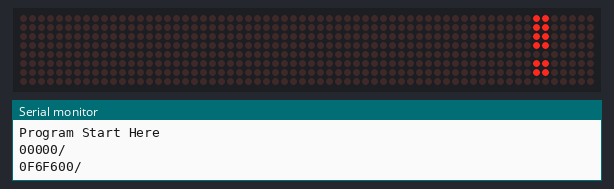
This sketch was run on a simulated Arduino Uno, built with avr-gcc and run on an emulated ATmega328P. On the bench: 64×8 LED matrix, the last lines printed to the serial monitor.

Above: at 1.1 s.
At 5.3 s:
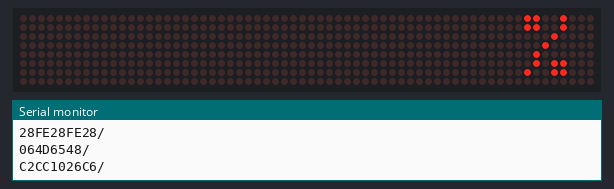
At 10.5 s:
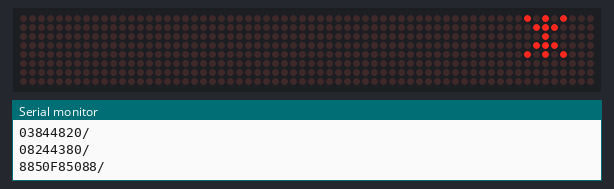
At 19.8 s:
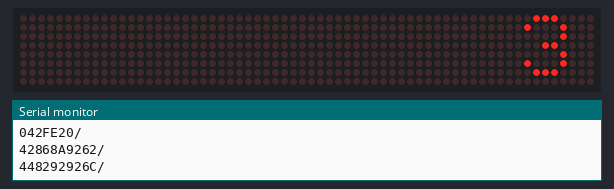
At 29.1 s:
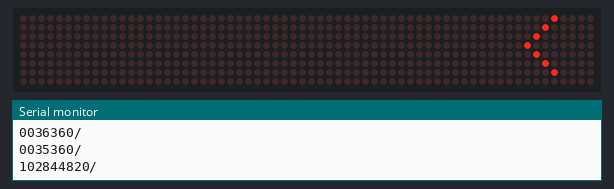
At 38.5 s:
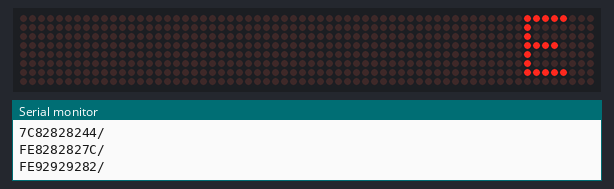

The sketch:

mx7219_led02AAA.ino
```cpp
#include <LedControl.h>
/*
 Now we need a LedControl to work with.
 ***** These pin numbers will probably not work with your hardware *****
 pin 12 is connected to the DataIn
 pin 11 is connected to the CLK
 pin 10 is connected to LOAD
 We have only a single MAX72XX.
 */
 #define DinPin 4
 #define CsPin 5
 #define ClkPin 6
 #define chips 8
 #define chipno 0
LedControl lc=LedControl(DinPin,ClkPin,CsPin,chips);

/* we always wait a bit between updates of the display */
unsigned long delaytime=2000;

byte alphabets[][5] = {
   {0x00,0x00,0x00,0x00,0x00},  /*space*/ // is 32 in ASCII
   {0x00,0xF6,0xF6,0x00,0x00},  /*!*/
   {0x00,0xE0,0x00,0xE0,0x00},  /*"*/
   {0x28,0xFE,0x28,0xFE,0x28},  /*#*/
   {0x00,0x64,0xD6,0x54,0x08},  /*$*/
   {0xC2,0xCC,0x10,0x26,0xC6},  /*%*/
   {0x4C,0xB2,0x92,0x6C,0x0A},  /*&*/
   {0x00,0x00,0xE0,0x00,0x00},  /*'*/
   {0x00,0x38,0x44,0x82,0x00},  /*(*/
   {0x00,0x82,0x44,0x38,0x00},  /*)*/
   {0x88,0x50,0xF8,0x50,0x88},  /***/
   {0x08,0x08,0x3E,0x08,0x08},  /*+*/
   {0x00,0x00,0x05,0x06,0x00},  /*,*/
   {0x08,0x08,0x08,0x08,0x08},  /*-*/
   {0x00,0x00,0x06,0x06,0x00},  /*.*/
   {0x02,0x0C,0x10,0x60,0x80},  /*/*/
   {0x7C,0x8A,0x92,0xA2,0x7C},  /*0*/
   {0x00,0x42,0xFE,0x02,0x00},  /*1*/
   {0x42,0x86,0x8A,0x92,0x62},  /*2*/
   {0x44,0x82,0x92,0x92,0x6C},  /*3*/
   {0x10,0x30,0x50,0xFE,0x10},  /*4*/
   {0xE4,0xA2,0xA2,0xA2,0x9C},  /*5*/
   {0x3C,0x52,0x92,0x92,0x0C},  /*6*/
   {0x80,0x86,0x98,0xE0,0x80},  /*7*/
   {0x6C,0x92,0x92,0x92,0x6C},  /*8*/
   {0x60,0x92,0x92,0x94,0x78},  /*9*/
   {0x00,0x00,0x36,0x36,0x00},  /*:*/
   {0x00,0x00,0x35,0x36,0x00},  /*;*/
   {0x10,0x28,0x44,0x82,0x00},  /*<*/
   {0x28,0x28,0x28,0x28,0x28},  /*=*/
   {0x00,0x82,0x44,0x28,0x10},  /*>*/
   {0x40,0x80,0x8A,0x90,0x60},  /*?*/
   {0x7C,0x82,0xBA,0xBA,0x62},  /*@*/
   {0x3E,0x48,0x88,0x48,0x3E},  /*A*/
   {0xFE,0x92,0x92,0x92,0x6C},  /*B*/
   {0x7C,0x82,0x82,0x82,0x44},  /*C*/
   {0xFE,0x82,0x82,0x82,0x7C},  /*D*/
   {0xFE,0x92,0x92,0x92,0x82},  /*E*/
   {0xFE,0x90,0x90,0x90,0x80},  /*F*/
   {0x7C,0x82,0x82,0x8A,0x4E},  /*G*/
   {0xFE,0x10,0x10,0x10,0xFE},  /*H*/
   {0x82,0x82,0xFE,0x82,0x82},  /*I*/
   {0x84,0x82,0xFC,0x80,0x80},  /*J*/
   {0xFE,0x10,0x28,0x44,0x82},  /*K*/
   {0xFE,0x02,0x02,0x02,0x02},  /*L*/
   {0xFE,0x40,0x20,0x40,0xFE},  /*M*/
   {0xFE,0x60,0x10,0x0C,0xFE},  /*N*/
   {0x7C,0x82,0x82,0x82,0x7C},  /*O*/
   {0xFE,0x90,0x90,0x90,0x60},  /*P*/
   {0x7C,0x82,0x82,0x86,0x7E},  /*Q*/
   {0xFE,0x90,0x98,0x94,0x62},  /*R*/
   {0x64,0x92,0x92,0x92,0x4C},  /*S*/
   {0x80,0x80,0xFE,0x80,0x80},  /*T*/
   {0xFC,0x02,0x02,0x02,0xFC},  /*U*/
   {0xF8,0x04,0x02,0x04,0xF8},  /*V*/
   {0xFC,0x02,0x0C,0x02,0xFC},  /*W*/
   {0xC6,0x28,0x10,0x28,0xC6},  /*X*/
   {0xC0,0x20,0x1E,0x20,0xC0},  /*Y*/
   {0x86,0x8A,0x92,0xA2,0xC2},  /*Z*/
   {0x00,0x00,0xFE,0x82,0x00},  /*[*/
   {0x00,0x00,0x00,0x00,0x00},  /*this should be / */
   {0x80,0x60,0x10,0x0C,0x02},  /*]*/
   {0x20,0x40,0x80,0x40,0x20},  /*^*/
   {0x02,0x02,0x02,0x02,0x02},  /*_*/ // use for 7 dot high display
   {0x80,0x40,0x20,0x00,0x00},  /*`*/
   {0x04,0x2A,0x2A,0x2A,0x1E},  /*a*/
   {0xFE,0x12,0x22,0x22,0x1C},  /*b*/
   {0x1C,0x22,0x22,0x22,0x14},  /*c*/
   {0x1C,0x22,0x22,0x12,0xFE},  /*d*/
   {0x1C,0x2A,0x2A,0x2A,0x18},  /*e*/
   {0x10,0x7E,0x90,0x80,0x40},  /*f*/
   {0x18,0x25,0x25,0x25,0x1E},  /*g*/
   {0xFE,0x10,0x10,0x10,0x0E},  /*h*/
   {0x00,0x12,0x5E,0x02,0x00},  /*i*/
   {0x02,0x01,0x01,0x11,0x5E},  /*j*/
   {0xFE,0x08,0x08,0x14,0x22},  /*k*/
   {0x00,0x82,0xFE,0x02,0x00},  /*l*/
   {0x3E,0x20,0x1C,0x20,0x1E},  /*m*/
   {0x3E,0x20,0x20,0x20,0x1E},  /*n*/
   {0x1C,0x22,0x22,0x22,0x1C},  /*o*/
   {0x3F,0x24,0x24,0x24,0x18},  /*p*/
   {0x18,0x24,0x24,0x3F,0x01},  /*q*/
   {0x3E,0x10,0x20,0x20,0x10},  /*r*/
   {0x12,0x2A,0x2A,0x2A,0x04},  /*s*/
   {0x00,0x10,0x3C,0x12,0x04},  /*t*/
   {0x3C,0x02,0x02,0x02,0x3E},  /*u*/
   {0x30,0x0C,0x02,0x0C,0x30},  /*v*/
   {0x38,0x06,0x18,0x06,0x38},  /*w*/
   {0x22,0x14,0x08,0x14,0x22},  /*x*/
   {0x38,0x05,0x05,0x05,0x3E},  /*y*/
   {0x22,0x26,0x2A,0x32,0x22},  /*z*/
   {0x00,0x10,0x6C,0x82,0x82},  /*{*/
   {0x00,0x00,0xFF,0x00,0x00},  /*|*/
   //{0x04,0x02,0xFF,0x02,0x04},  /*|, down arrow*/
   {0x82,0x82,0x6C,0x10,0x00},  /*}*/
   {0x08,0x10,0x18,0x08,0x10},  /*~*/
 };

void setup() {
  /*
   The MAX72XX is in power-saving mode on startup,
   we have to do a wakeup call
   */
  lc.shutdown(0,false);
  /* Set the brightness to a medium values */
  lc.setIntensity(0,8);
  /* and clear the display */
  lc.clearDisplay(0);
  Serial.begin(9600);
  Serial.println("Program Start Here");
}

void loop() {
 listallalpha(2000);
}


void showalpha(char w)
{
  byte aa;

  aa = w - 32;
  Serial.print("now print (");
  Serial.print(aa,DEC);
  Serial.println(")");

  showchar(&(alphabets[aa][0]));
}
void showchar(byte *chr)
{
 int i = 0 ;
   //clearchar();
   lc.clearDisplay(chipno);
 for(i = 0 ; i <5 ; i++)
 {
   lc.setColumn(chipno,i,*(chr+i));
   Serial.print(*(chr+i),HEX);
 }
   Serial.println("/");

}
void listallalpha(int delaytime)
{
    byte ii = 0 ;
  for(ii = 0 ; ii <=96; ii++)
  {
    showchar(&(alphabets[ii][0]));
    delay(1000);
  }

 delay(delaytime);
}
void clearchar()
{
 int i = 0 ;
 for(i = 0 ; i <8 ; i++)
 {
   lc.setColumn(chipno,i,0x00);
 }

}
```

Measured:
- what the display in image 0 shows lasts 1.0 s, from 1.1 s to 2.1 s
